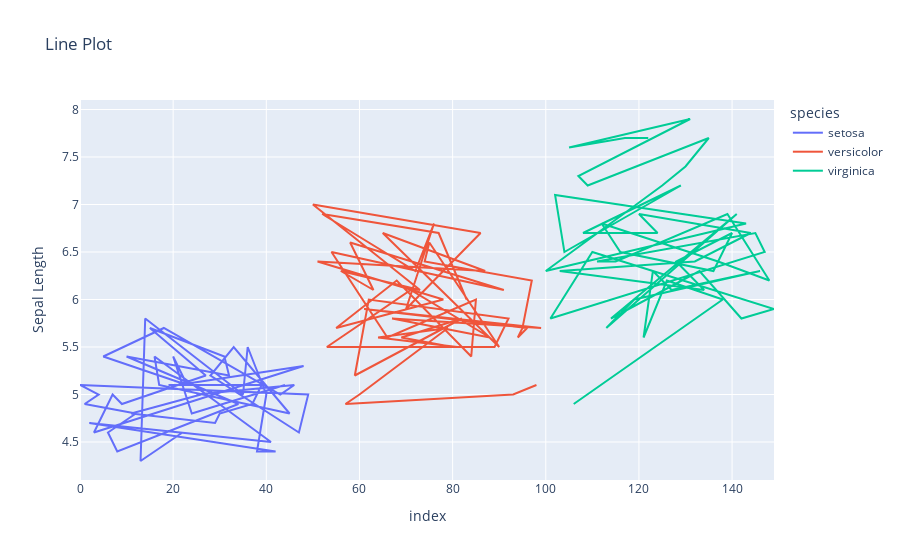

The notebook cell this image was saved under:
### Code cell
df_sorted = df.sort_values(by='petal_length')
px.line(df_sorted, x=df_sorted.index, y='sepal_length', color='species', 
       title='Line Plot', labels= {'sepal_width':'Sepal Width', 'sepal_length':'Sepal Length'})

### Figure 1 — Plotly figure (JSON) as saved in the notebook; plotly's stock layout.template omitted (floating-point values rounded to 4 significant figures)
{"data": [{"hovertemplate": "species=setosa<br>index=%{x}<br>Sepal Length=%{y}<extra></extra>", "legendgroup": "setosa", "line": {"color": "#636efa", "dash": "solid"}, "marker": {"symbol": "circle"}, "mode": "lines", "name": "setosa", "orientation": "v", "showlegend": true, "type": "scatter", "x": [22, 13, 14, 35, 36, 40, 38, 42, 2, 41, 16, 17, 45, 33, 28, 47, 49, 0, 4, 1, 12, 6, 8, 34, 10, 32, 31, 15, 27, 9, 7, 3, 48, 21, 19, 39, 37, 30, 29, 11, 26, 25, 46, 43, 18, 5, 23, 20, 24, 44], "xaxis": "x", "y": [4.6, 4.3, 5.8, 5, 5.5, 5, 4.4, 4.4, 4.7, 4.5, 5.4, 5.1, 4.8, 5.5, 5.2, 4.6, 5, 5.1, 5, 4.9, 4.8, 4.6, 4.4, 4.9, 5.4, 5.2, 5.4, 5.7, 5.2, 4.9, 5, 4.6, 5.3, 5.1, 5.1, 5.1, 4.9, 4.8, 4.7, 4.8, 5, 5, 5.1, 5, 5.7, 5.4, 5.1, 5.4, 4.8, 5.1], "yaxis": "y"}, {"hovertemplate": "species=versicolor<br>index=%{x}<br>Sepal Length=%{y}<extra></extra>", "legendgroup": "versicolor", "line": {"color": "#EF553B", "dash": "solid"}, "marker": {"symbol": "circle"}, "mode": "lines", "name": "versicolor", "orientation": "v", "showlegend": true, "type": "scatter", "x": [98, 93, 57, 60, 79, 64, 81, 80, 69, 82, 59, 62, 92, 89, 53, 71, 88, 67, 99, 61, 96, 94, 95, 97, 74, 75, 90, 65, 87, 51, 78, 55, 68, 84, 85, 66, 54, 91, 58, 63, 56, 73, 50, 86, 70, 76, 72, 52, 77, 83], "xaxis": "x", "y": [5.1, 5, 4.9, 5, 5.7, 5.6, 5.5, 5.5, 5.6, 5.8, 5.2, 6, 5.8, 5.5, 5.5, 6.1, 5.6, 5.8, 5.7, 5.9, 5.7, 5.6, 5.7, 6.2, 6.4, 6.6, 5.5, 6.7, 6.3, 6.4, 6, 5.7, 6.2, 5.4, 6, 5.6, 6.5, 6.1, 6.6, 6.1, 6.3, 6.1, 7, 6.7, 5.9, 6.8, 6.3, 6.9, 6.7, 6], "yaxis": "y"}, {"hovertemplate": "species=virginica<br>index=%{x}<br>Sepal Length=%{y}<extra></extra>", "legendgroup": "virginica", "line": {"color": "#00cc96", "dash": "solid"}, "marker": {"symbol": "circle"}, "mode": "lines", "name": "virginica", "orientation": "v", "showlegend": true, "type": "scatter", "x": [106, 138, 126, 121, 123, 127, 146, 119, 113, 141, 114, 133, 142, 149, 110, 101, 147, 145, 111, 115, 139, 148, 137, 112, 116, 136, 140, 128, 134, 103, 132, 144, 120, 124, 108, 129, 104, 102, 143, 100, 125, 130, 135, 109, 107, 131, 105, 117, 122, 118], "xaxis": "x", "y": [4.9, 6, 6.2, 5.6, 6.3, 6.1, 6.3, 6, 5.7, 6.9, 5.8, 6.3, 5.8, 5.9, 6.5, 5.8, 6.5, 6.7, 6.4, 6.4, 6.9, 6.2, 6.4, 6.8, 6.5, 6.3, 6.7, 6.4, 6.1, 6.3, 6.4, 6.7, 6.9, 6.7, 6.7, 7.2, 6.5, 7.1, 6.8, 6.3, 7.2, 7.4, 7.7, 7.2, 7.3, 7.9, 7.6, 7.7, 7.7, 7.7], "yaxis": "y"}], "layout": {"autosize": true, "legend": {"title": {"text": "species"}, "tracegroupgap": 0}, "title": {"text": "Line Plot"}, "xaxis": {"anchor": "y", "autorange": true, "domain": [0, 1], "range": [0, 149], "title": {"text": "index"}, "type": "linear"}, "yaxis": {"anchor": "x", "autorange": true, "domain": [0, 1], "range": [4.1, 8.1], "title": {"text": "Sepal Length"}, "type": "linear"}}}
